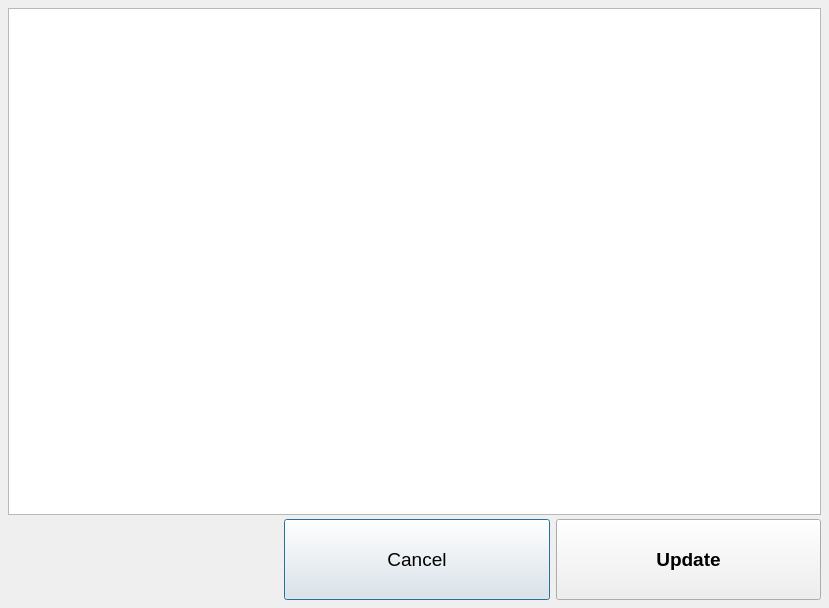
<?xml version="1.0" encoding="UTF-8"?>
<ui version="4.0">
 <class>verCheckUpWindow</class>
 <widget class="QDialog" name="verCheckUpWindow">
  <property name="geometry">
   <rect>
    <x>0</x>
    <y>0</y>
    <width>829</width>
    <height>608</height>
   </rect>
  </property>
  <property name="windowTitle">
   <string>Version Checkup Window</string>
  </property>
  <property name="modal">
   <bool>true</bool>
  </property>
  <layout class="QVBoxLayout" name="verticalLayout">
   <property name="spacing">
    <number>4</number>
   </property>
   <property name="margin">
    <number>8</number>
   </property>
   <item>
    <widget class="QTableWidget" name="version_tableWidget">
     <property name="selectionMode">
      <enum>QAbstractItemView::NoSelection</enum>
     </property>
    </widget>
   </item>
   <item>
    <layout class="QHBoxLayout" name="horizontalLayout">
     <property name="spacing">
      <number>6</number>
     </property>
     <item>
      <spacer name="horizontalSpacer_2">
       <property name="orientation">
        <enum>Qt::Horizontal</enum>
       </property>
       <property name="sizeType">
        <enum>QSizePolicy::Fixed</enum>
       </property>
       <property name="sizeHint" stdset="0">
        <size>
         <width>20</width>
         <height>20</height>
        </size>
       </property>
      </spacer>
     </item>
     <item>
      <widget class="QLabel" name="logo_label">
       <property name="minimumSize">
        <size>
         <width>230</width>
         <height>81</height>
        </size>
       </property>
       <property name="maximumSize">
        <size>
         <width>230</width>
         <height>81</height>
        </size>
       </property>
       <property name="text">
        <string/>
       </property>
      </widget>
     </item>
     <item>
      <spacer name="horizontalSpacer">
       <property name="orientation">
        <enum>Qt::Horizontal</enum>
       </property>
       <property name="sizeType">
        <enum>QSizePolicy::Fixed</enum>
       </property>
       <property name="sizeHint" stdset="0">
        <size>
         <width>20</width>
         <height>20</height>
        </size>
       </property>
      </spacer>
     </item>
     <item>
      <widget class="QPushButton" name="cancel_pushButton">
       <property name="sizePolicy">
        <sizepolicy hsizetype="Minimum" vsizetype="Preferred">
         <horstretch>0</horstretch>
         <verstretch>0</verstretch>
        </sizepolicy>
       </property>
       <property name="font">
        <font>
         <pointsize>14</pointsize>
        </font>
       </property>
       <property name="text">
        <string>Cancel</string>
       </property>
      </widget>
     </item>
     <item>
      <widget class="QPushButton" name="update_pushButton">
       <property name="sizePolicy">
        <sizepolicy hsizetype="Minimum" vsizetype="Preferred">
         <horstretch>0</horstretch>
         <verstretch>0</verstretch>
        </sizepolicy>
       </property>
       <property name="font">
        <font>
         <pointsize>14</pointsize>
         <weight>75</weight>
         <bold>true</bold>
        </font>
       </property>
       <property name="text">
        <string>Update</string>
       </property>
      </widget>
     </item>
    </layout>
   </item>
  </layout>
 </widget>
 <resources/>
 <connections/>
</ui>
